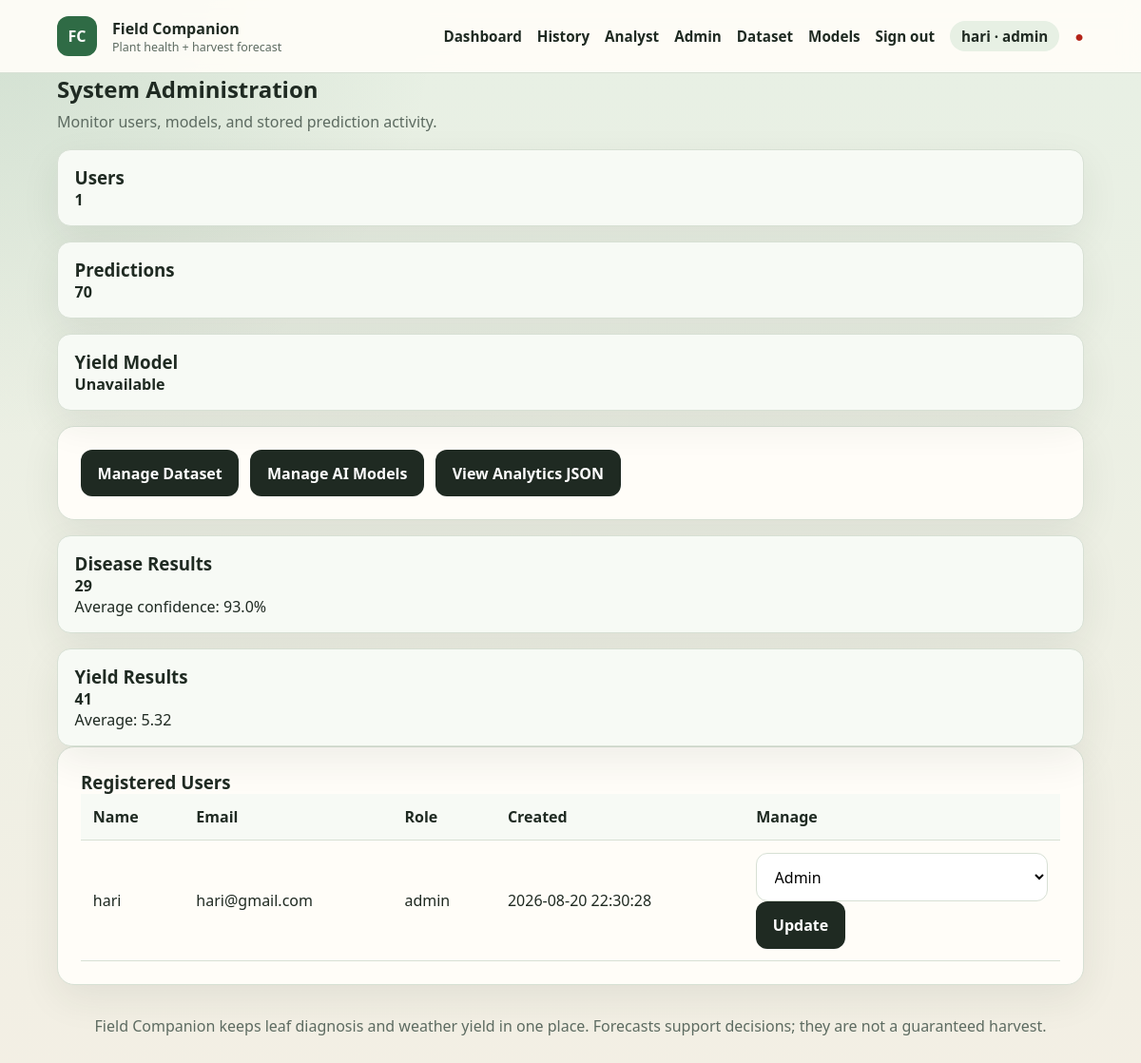
The page /admin (signed in) on the database its author committed.
### tables this page shows
CREATE TABLE users (
                id INTEGER PRIMARY KEY AUTOINCREMENT,
                name TEXT NOT NULL,
                email TEXT NOT NULL UNIQUE,
                password_hash TEXT NOT NULL,
                role TEXT NOT NULL DEFAULT 'farmer',
                created_at TEXT NOT NULL DEFAULT CURRENT_TIMESTAMP
            );

### app.py (the view)
@app.route("/admin")
@role_required("admin")
def admin_dashboard():
    return render_template(
        "admin.html",
        users=list_users(),
        users_count=count_records("users"),
        predictions_count=count_records("prediction_history"),
        summaries=prediction_summary(),
        yield_model_ready=yield_model_ready,
        buddy_ready=yield_pipeline.buddy_ready,
    )

### app.py (called while the page is built)
@app.context_processor
def inject_globals():
    return {
        "csrf_token": generate_csrf_token(),
        "user": current_user(),
    }

@app.before_request
def enforce_csrf():
    if request.endpoint in {"static"}:
        return None
    return csrf_protect(lambda: None)()

@app.after_request
def add_security_headers(response):
    response.headers.setdefault("X-Content-Type-Options", "nosniff")
    response.headers.setdefault("X-Frame-Options", "SAMEORIGIN")
    response.headers.setdefault("Referrer-Policy", "strict-origin-when-cross-origin")
    response.headers.setdefault(
        "Content-Security-Policy",
        "default-src 'self'; img-src 'self' data:; style-src 'self' 'unsafe-inline'; script-src 'self'; connect-src 'self'; base-uri 'self'; form-action 'self'",
    )
    response.headers.setdefault("Permissions-Policy", "camera=(), microphone=(), geolocation=()")
    if getattr(g, "rate_remaining", None) is not None:
        response.headers["X-RateLimit-Remaining"] = str(g.rate_remaining)
    return response

def current_user():
    user_id = session.get("user_id")
    return find_user(user_id) if user_id else None

def role_required(*roles):
    def decorator(view):
        @wraps(view)
        def wrapped(*args, **kwargs):
            user = current_user()
            if not user:
                if request.path.startswith("/api/"):
                    return jsonify({"error": "Authentication required."}), 401
                return redirect(url_for("login", next=request.path))
            if user["role"] not in roles:
                if request.path.startswith("/api/"):
                    return jsonify({"error": "You do not have permission for this resource."}), 403
                return render_template("error.html", code=403, message="You do not have permission for this page."), 403
            return view(*args, **kwargs)
        return wrapped
    return decorator

### utils/database.py (called while the page is built)
@contextmanager
def connection():
    DATABASE_PATH.parent.mkdir(parents=True, exist_ok=True)
    database = sqlite3.connect(DATABASE_PATH)
    database.row_factory = sqlite3.Row
    try:
        yield database
        database.commit()
    finally:
        database.close()

def find_user(user_id):
    with connection() as database:
        return database.execute("SELECT * FROM users WHERE id = ?", (user_id,)).fetchone()

### templates/admin.html (shortened to what this page needs)
{% extends "base.html" %}
{% block content %}
<div class="page-heading"><div><h2>System Administration</h2><p>Monitor users, models, and stored prediction activity.</p></div></div>
<div class="status-grid admin-stats"><div class="status-card"><h3>Users</h3><strong>{{ users_count }}</strong></div><div class="status-card"><h3>Predictions</h3><strong>{{ predictions_count }}</strong></div><div class="status-card"><h3>Yield Model</h3><strong>{{ 'Ready' if yield_model_ready else 'Unavailable' }}{% if buddy_ready %} · Buddy on{% endif %}</strong></div></div>
<div class="panel admin-actions"><a class="btn btn-secondary" href="{{ url_for('manage_dataset') }}">Manage Dataset</a><a class="btn btn-secondary" href="{{ url_for('manage_models') }}">Manage AI Models</a><a class="btn btn-secondary" href="{{ url_for('analytics') }}">View Analytics JSON</a></div>
<div class="status-grid admin-stats">{% for summary in summaries %}<div class="status-card"><h3>{{ summary['prediction_type']|capitalize }} Results</h3><strong>{{ summary['total'] }}</strong><p>{% if summary['prediction_type'] == 'yield' %}Average: {{ summary['average_yield']|round(2) }}{% else %}Average confidence: {{ (summary['average_confidence'] * 100)|round(1) }}%{% endif %}</p></div>{% endfor %}</div>
<div class="table-panel panel"><h3>Registered Users</h3><div class="table-scroll"><table><thead><tr><th>Name</th><th>Email</th><th>Role</th><th>Created</th><th>Manage</th></tr></thead><tbody>{% for user in users %}<tr><td>{{ user['name'] }}</td><td>{{ user['email'] }}</td><td>{{ user['role'] }}</td><td>{{ user['created_at'] }}</td><td><form method="post" action="{{ url_for('update_user_role', user_id=user['id']) }}"><input type="hidden" name="csrf_token" value="{{ csrf_token }}"><select name="role"><option value="farmer" {% if user['role'] == 'farmer' %}selected{% endif %}>Farmer</option><option value="analyst" {% if user['role'] == 'analyst' %}selected{% endif %}>Analyst</option><option value="admin" {% if user['role'] == 'admin' %}selected{% endif %}>Admin</option></select><button class="btn btn-secondary" type="submit">Update</button></form></td></tr>{% endfor %}</tbody></table></div></div>
{% endblock %}

### templates/base.html (shortened to what this page needs)
<!DOCTYPE html>
<html lang="en">
<head>
    <link rel="stylesheet" href="{{ url_for('static', filename='css/style.css') }}">
</head>
<body>
    <nav class="navbar">
        <div class="container">
            <a class="navbar-brand" href="{{ url_for('index') }}">
                <span class="brand-mark">FC</span>
                <span>
                    <strong>Field Companion</strong>
                    <small>Plant health + harvest forecast</small>
                </span>
            </a>
            <div class="navbar-menu" id="navbar-menu">
                <a href="{{ url_for('index') }}">Dashboard</a>
                {% if user %}<a href="{{ url_for('history') }}">History</a>{% endif %}
                {% if user and user['role'] in ('analyst', 'admin') %}<a href="{{ url_for('analyst_dashboard') }}">Analyst</a>{% endif %}
                {% if user and user['role'] == 'admin' %}
                    <a href="{{ url_for('admin_dashboard') }}">Admin</a>
                    <a href="{{ url_for('manage_dataset') }}">Dataset</a>
                    <a href="{{ url_for('manage_models') }}">Models</a>
                {% endif %}
                {% if user %}
                    <a href="{{ url_for('logout') }}">Sign out</a>
                    <span class="user-chip">{{ user['name'] }} · {{ user['role'] }}</span>
                {% else %}
                    <a href="{{ url_for('login') }}">Sign in</a>
                {% endif %}
                <span class="status-indicator" id="health-status" title="API status">●</span>
            </div>
        </div>
    </nav>
    <main class="container">
        {% block content %}{% endblock %}
    </main>
    <footer>
        <p>Field Companion keeps leaf diagnosis and weather yield in one place. Forecasts support decisions; they are not a guaranteed harvest.</p>
    </footer>
</body>
</html>

### static/css/style.css (style rules this page uses)
:root { --bg: #f3efe4; --bg-accent: #e7f0e4; --ink: #1f2a22; --muted: #5d6b61; --primary: #2f6b45; --primary-dark: #214d32; --secondary: #c47b2b; --card: #fffdf8; --line: #d7e0d4; --danger: #b42318; --warning: #9a6700; --radius: 18px; --shadow: 0 14px 40px rgba(33, 52, 38, 0.08); }
* { box-sizing: border-box; margin: 0; padding: 0; }
body { font-family: "Source Sans 3", "Segoe UI", sans-serif; background: radial-gradient(circle at top left, rgba(47, 107, 69, 0.12), transparent 28%), linear-gradient(180deg, var(--bg-accent), var(--bg)); color: var(--ink); min-height: 100vh; }
.container { max-width: 1120px; margin: 0 auto; padding: 0 20px; }
.navbar { position: sticky; top: 0; z-index: 20; background: rgba(255, 253, 248, 0.92); backdrop-filter: blur(10px); border-bottom: 1px solid var(--line); }
.navbar .container, .navbar-menu, .navbar-brand { display: flex; align-items: center; gap: 1rem; }
.navbar .container { justify-content: space-between; min-height: 76px; }
.navbar-brand { text-decoration: none; color: var(--ink); }
.navbar-brand small { display: block; color: var(--muted); font-size: 0.78rem; }
.brand-mark { width: 42px; height: 42px; border-radius: 12px; display: grid; place-items: center; background: var(--primary); color: white; font-weight: 800; }
.navbar-menu a, .navbar-menu .user-chip { color: var(--ink); text-decoration: none; font-weight: 600; font-size: 0.95rem; }
.user-chip { background: var(--bg-accent); border-radius: 999px; padding: 0.35rem 0.75rem; color: var(--muted); }
.status-indicator { color: var(--primary); }
main { padding: 2rem 0 3rem; }
.hero, .panel, .status-card, .info-panel, .table-panel, .auth-panel { background: var(--card); border: 1px solid var(--line); border-radius: var(--radius); box-shadow: var(--shadow); }
.hero p, .panel-description, .hint, .weather-source, .empty-state, .page-heading p { color: var(--muted); line-height: 1.55; }
.hero-status, .status-grid, .workflow, .panels-grid, .info-grid, .weather-grid, .yield-summary-grid { display: grid; gap: 1rem; }
.status-card, .workflow article, .info-card { padding: 1rem 1.1rem; border-radius: 14px; background: #f7faf5; border: 1px solid var(--line); }
.panel, .info-panel, .table-panel, .auth-panel { padding: 1.5rem; }
.panel h2, .info-panel h2, .page-heading h2 { margin-bottom: 0.4rem; }
select, input[type="text"], input[type="email"], input[type="password"], input[type="number"], input[type="file"] { width: 100%; padding: 0.8rem 0.9rem; border: 1px solid var(--line); border-radius: 12px; background: white; font: inherit; }
.btn { border: 0; border-radius: 12px; padding: 0.85rem 1.1rem; font: inherit; font-weight: 700; cursor: pointer; text-decoration: none; display: inline-flex; justify-content: center; }
.btn-secondary { background: var(--ink); color: white; }
.page-heading { display: flex; justify-content: space-between; margin-bottom: 1rem; }
.table-scroll { overflow-x: auto; }
table { width: 100%; border-collapse: collapse; }
th, td { text-align: left; padding: 0.8rem; border-bottom: 1px solid var(--line); }
th { background: #f7faf5; }
.admin-actions { display: flex; gap: 0.75rem; flex-wrap: wrap; margin: 1rem 0; }
footer { color: var(--muted); text-align: center; padding: 2rem 1rem 3rem; }

### rows shown on the page
users: name "hari", role "admin", email "hari@gmail.com", created_at "2026-08-20 22:30:28", role "Admin"

### other values the page prints
{{ users_count }} "1"
{{ predictions_count }} "70"
{{ 'Ready' if yield_model_ready else 'Unavailable' }} "Unavailable"
{{ summary['prediction_type']|capitalize }} "Disease" "Yield"
{{ summary['total'] }} "29" "41"
{{ (summary['average_confidence'] * 100)|round(1) }} "93.0"
{{ summary['average_yield']|round(2) }} "5.32"
